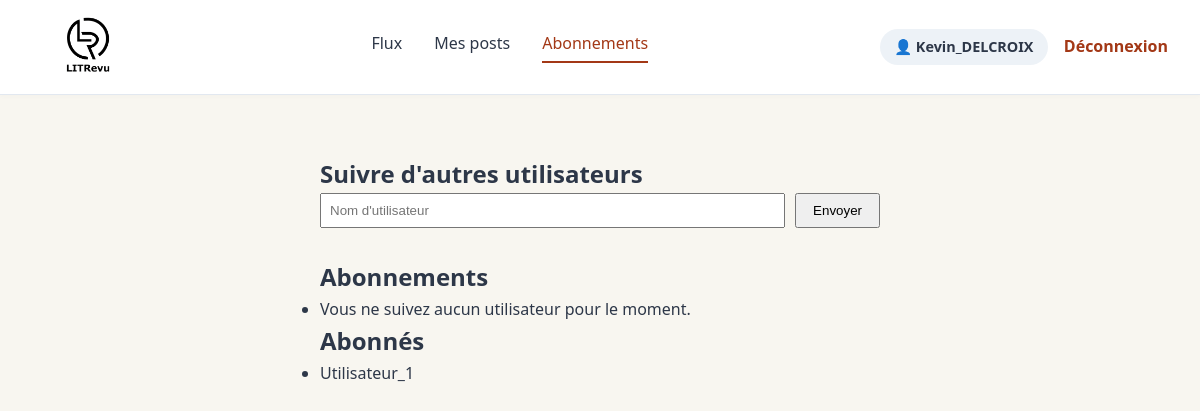
The page /subscriptions/ (signed in) on the database as committed earlier.
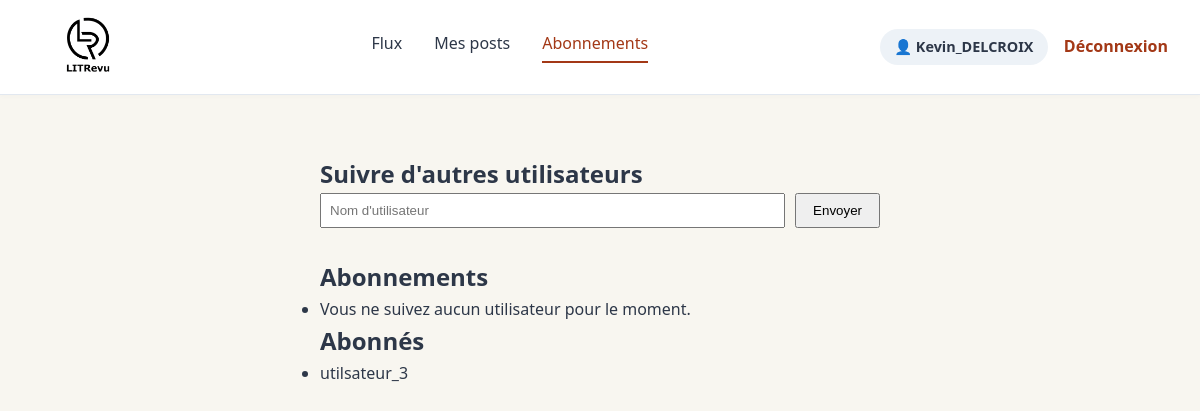
The same page on the database as committed later.
### authentication/models.py (models this page shows)
class User(AbstractUser):
    pass

### litrevu/models.py (models this page shows, shortened)
class UserFollows(models.Model):
    user = models.ForeignKey(
        to=settings.AUTH_USER_MODEL,
        on_delete=models.CASCADE,
        related_name="following",
    )
    followed_user = models.ForeignKey(
        to=settings.AUTH_USER_MODEL,
        on_delete=models.CASCADE,
        related_name="followed_by",
    )
    class Meta:
        unique_together = ("user", "followed_user")
        verbose_name = "Abonnement"
        verbose_name_plural = "Abonnements"

### litrevu/views.py (the view, shortened to what this page needs)
# urls.py: django.urls.path('subscriptions/', litrevu_views.subscriptions, name='subscriptions'),
@login_required
def subscriptions(request):
    message = ""
    following = UserFollows.objects.filter(user=request.user)
    followers = UserFollows.objects.filter(followed_user=request.user)
    context = {
        "following": following,
        "followers": followers,
        "message": message,
    }
    return render(request, "litrevu/subscriptions.html", context)

### litrevu/templates/litrevu/subscriptions.html (shortened to what this page needs)
{% extends 'authentication/base.html' %}
{% block content %}
<div style="max-width: 600px; margin: 0 auto; padding: 20px;">
    <h2>Suivre d'autres utilisateurs</h2>
    <form method="post" style="margin-bottom: 30px;">
        <div style="display: flex; gap: 10px;">
            <input type="text" name="username" placeholder="Nom d'utilisateur" required style="flex: 1; padding: 8px;">
            <button type="submit" style="padding: 8px 16px;">Envoyer</button>
        </div>
    </form>
    <h2>Abonnements</h2>
    <ul>
        {% for follow in following %}
            <li style="display: flex; justify-content: space-between; align-items: center; margin-bottom: 10px;">
                <span>{{ follow.followed_user.username }}</span>
                <form method="post" action="{% url 'unsubscribe' follow.id %}">
                    {% csrf_token %}
                    <button type="submit" class="btn-danger">Désabonner</button>
                </form>
            </li>
        {% empty %}
            <li>Vous ne suivez aucun utilisateur pour le moment.</li>
        {% endfor %}
    </ul>
    <h2>Abonnés</h2>
    <ul>
        {% for follower in followers %}
            <li>{{ follower.user.username }}</li>
        {% empty %}
            <li>Aucun utilisateur ne vous suit pour le moment.</li>
        {% endfor %}
    </ul>
</div>
{% endblock %}

### authentication/templates/authentication/base.html (shortened to what this page needs)
{% load static %}
<!DOCTYPE html>
<html lang="fr">
<head>
    <link rel="stylesheet" href="{% static 'css/style.css' %}?v=1.1">
</head>
<body>
    {% if user.is_authenticated %}
    <header class="navbar">
        <div class="nav-brand">
            <a href="{% url 'home' %}">
                <img src="{% static 'images/logo.png' %}" alt="LITRevu Logo" class="logo">
            </a>
        </div>
        <nav class="nav-center">
            <a href="{% url 'home' %}" class="nav-item {% if request.resolver_match.url_name == 'home' %}active{% endif %}">Flux</a>
            <a href="{% url 'posts' %}" class="nav-item {% if request.resolver_match.url_name == 'posts' %}active{% endif %}">Mes posts</a>
            <a href="{% url 'subscriptions' %}" class="nav-item {% if request.resolver_match.url_name == 'subscriptions' %}active{% endif %}">Abonnements</a>
        </nav>
        <div class="nav-right">
            <span class="user-badge">👤 {{ user.username }}</span>
            <a href="{% url 'logout' %}" class="btn-logout">Déconnexion</a>
        </div>
    </header>
    {% endif %}
    <main class="main-container">
        {% block content %}
        {% endblock %}
    </main>
</body>
</html>

### static/css/style.css (style rules this page uses)
:root { --primary-color: #1a1a1a; --accent-color: #a33816; --accent-hover: #822c11; --bg-color: #f8f6f0; --card-bg: #ffffff; --border-color: #e2e8f0; --text-color: #2d3748; --text-muted: #718096; --radius: 12px; --shadow: 0 4px 15px rgba(0, 0, 0, 0.05); }
* { box-sizing: border-box; margin: 0; padding: 0; }
body { font-family: 'Segoe UI', system-ui, -apple-system, sans-serif; background-color: var(--bg-color); color: var(--text-color); line-height: 1.6; }
.navbar { background-color: #ffffff; border-bottom: 1px solid var(--border-color); padding: 0.75rem 2rem; display: flex; align-items: center; justify-content: space-between; box-shadow: 0 2px 4px rgba(0, 0, 0, 0.02); }
.nav-brand .logo { height: 70px; width: auto; display: block; object-fit: contain; }
.nav-center { display: flex; gap: 2rem; }
.nav-item { text-decoration: none; color: var(--text-color); font-weight: 500; padding-bottom: 0.25rem; transition: color 0.2s ease; }
.nav-item:hover, .nav-item.active { color: var(--accent-color); border-bottom: 2px solid var(--accent-color); }
.nav-right { display: flex; align-items: center; gap: 1rem; }
.user-badge { background-color: #edf2f7; padding: 0.4rem 0.9rem; border-radius: 20px; font-size: 0.9rem; font-weight: 600; color: var(--text-color); }
.btn-logout { color: var(--accent-color); text-decoration: none; font-weight: 600; transition: color 0.2s; }
.main-container { max-width: 800px; margin: 2.5rem auto; padding: 0 1rem; }

Rows that differ between the two databases and show on the page:
removed UserFollows: user.username "Utilisateur_1"
added UserFollows: user.username "utilsateur_3"
